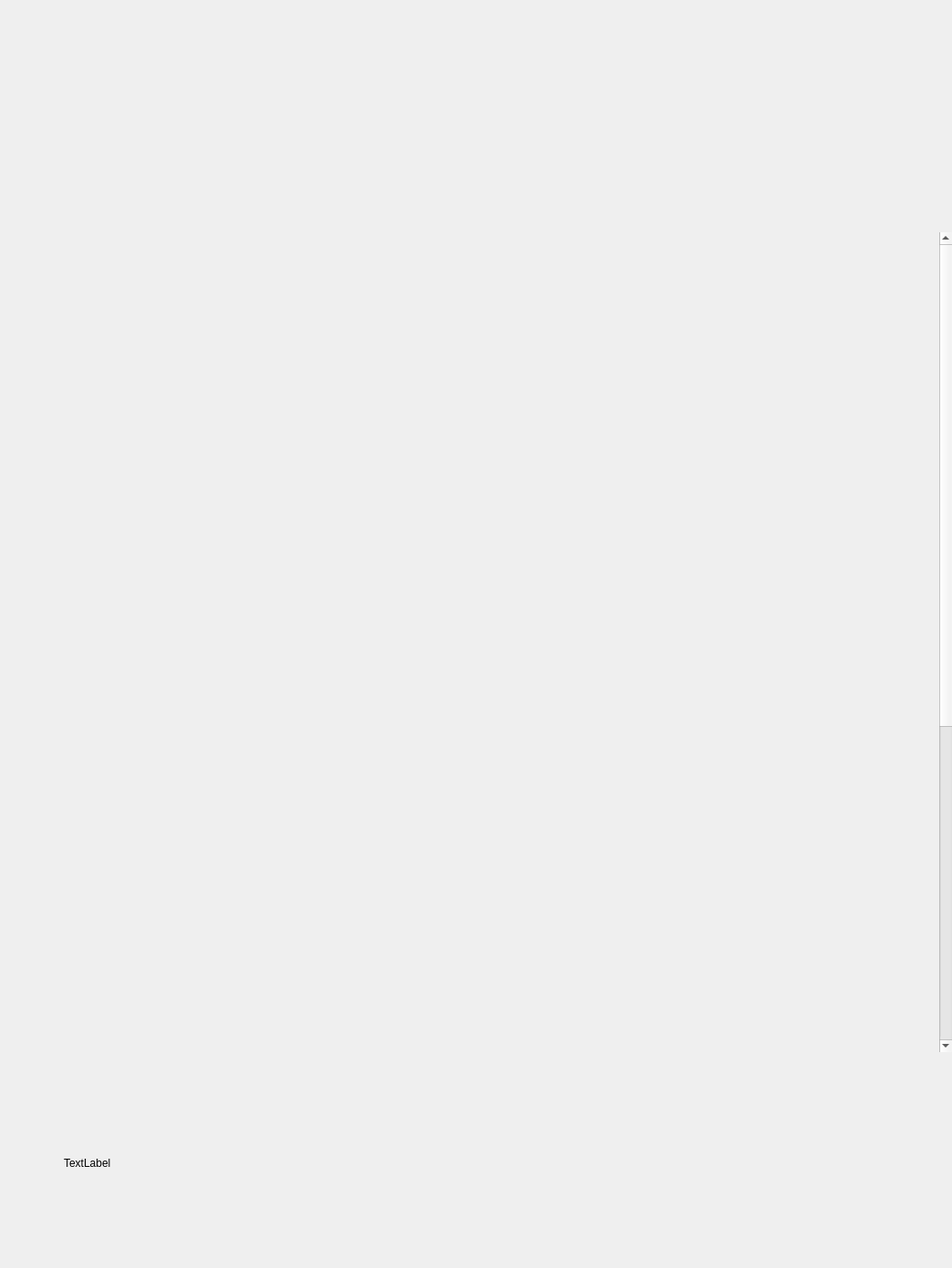
<?xml version="1.0" encoding="UTF-8"?>
<ui version="4.0">
 <class>sauce</class>
 <widget class="QWidget" name="sauce">
  <property name="geometry">
   <rect>
    <x>0</x>
    <y>0</y>
    <width>1045</width>
    <height>1392</height>
   </rect>
  </property>
  <property name="minimumSize">
   <size>
    <width>1045</width>
    <height>1392</height>
   </size>
  </property>
  <property name="windowTitle">
   <string>Form</string>
  </property>
  <layout class="QVBoxLayout" name="verticalLayout">
   <property name="leftMargin">
    <number>0</number>
   </property>
   <property name="topMargin">
    <number>0</number>
   </property>
   <property name="rightMargin">
    <number>0</number>
   </property>
   <property name="bottomMargin">
    <number>0</number>
   </property>
   <item>
    <widget class="QWidget" name="widget" native="true">
     <property name="minimumSize">
      <size>
       <width>0</width>
       <height>0</height>
      </size>
     </property>
     <property name="styleSheet">
      <string notr="true">background-image: url(:/image/sauce_page/sauce_page_back.png);</string>
     </property>
     <layout class="QVBoxLayout" name="verticalLayout_3">
      <property name="spacing">
       <number>0</number>
      </property>
      <property name="leftMargin">
       <number>0</number>
      </property>
      <property name="topMargin">
       <number>0</number>
      </property>
      <property name="rightMargin">
       <number>0</number>
      </property>
      <property name="bottomMargin">
       <number>0</number>
      </property>
      <item>
       <spacer name="verticalSpacer_1">
        <property name="orientation">
         <enum>Qt::Vertical</enum>
        </property>
        <property name="sizeType">
         <enum>QSizePolicy::Fixed</enum>
        </property>
        <property name="sizeHint" stdset="0">
         <size>
          <width>20</width>
          <height>45</height>
         </size>
        </property>
       </spacer>
      </item>
      <item>
       <layout class="QHBoxLayout" name="horizontalLayout_1">
        <item>
         <spacer name="horizontalSpacer_5">
          <property name="orientation">
           <enum>Qt::Horizontal</enum>
          </property>
          <property name="sizeType">
           <enum>QSizePolicy::Fixed</enum>
          </property>
          <property name="sizeHint" stdset="0">
           <size>
            <width>30</width>
            <height>20</height>
           </size>
          </property>
         </spacer>
        </item>
        <item>
         <widget class="QPushButton" name="pushButton_back">
          <property name="minimumSize">
           <size>
            <width>85</width>
            <height>80</height>
           </size>
          </property>
          <property name="styleSheet">
           <string notr="true">background-image: url(:/image/button/go_back_btn.png);</string>
          </property>
          <property name="text">
           <string/>
          </property>
          <property name="flat">
           <bool>true</bool>
          </property>
         </widget>
        </item>
        <item>
         <spacer name="horizontalSpacer_4">
          <property name="orientation">
           <enum>Qt::Horizontal</enum>
          </property>
          <property name="sizeHint" stdset="0">
           <size>
            <width>0</width>
            <height>0</height>
           </size>
          </property>
         </spacer>
        </item>
        <item>
         <widget class="QPushButton" name="pushButton_home">
          <property name="minimumSize">
           <size>
            <width>85</width>
            <height>80</height>
           </size>
          </property>
          <property name="styleSheet">
           <string notr="true">background-image: url(:/image/button/go_home_btn.png);</string>
          </property>
          <property name="text">
           <string/>
          </property>
          <property name="flat">
           <bool>true</bool>
          </property>
         </widget>
        </item>
        <item>
         <spacer name="horizontalSpacer_6">
          <property name="orientation">
           <enum>Qt::Horizontal</enum>
          </property>
          <property name="sizeType">
           <enum>QSizePolicy::Fixed</enum>
          </property>
          <property name="sizeHint" stdset="0">
           <size>
            <width>30</width>
            <height>20</height>
           </size>
          </property>
         </spacer>
        </item>
       </layout>
      </item>
      <item>
       <spacer name="verticalSpacer_2">
        <property name="orientation">
         <enum>Qt::Vertical</enum>
        </property>
        <property name="sizeType">
         <enum>QSizePolicy::Fixed</enum>
        </property>
        <property name="sizeHint" stdset="0">
         <size>
          <width>20</width>
          <height>90</height>
         </size>
        </property>
       </spacer>
      </item>
      <item>
       <spacer name="verticalSpacer_10">
        <property name="orientation">
         <enum>Qt::Vertical</enum>
        </property>
        <property name="sizeType">
         <enum>QSizePolicy::Fixed</enum>
        </property>
        <property name="sizeHint" stdset="0">
         <size>
          <width>20</width>
          <height>40</height>
         </size>
        </property>
       </spacer>
      </item>
      <item>
       <widget class="QScrollArea" name="scrollArea">
        <property name="minimumSize">
         <size>
          <width>0</width>
          <height>900</height>
         </size>
        </property>
        <property name="styleSheet">
         <string notr="true">background-image: url(:/transparent.png);</string>
        </property>
        <property name="frameShape">
         <enum>QFrame::NoFrame</enum>
        </property>
        <property name="widgetResizable">
         <bool>true</bool>
        </property>
        <widget class="QWidget" name="scrollAreaWidgetContents">
         <property name="geometry">
          <rect>
           <x>0</x>
           <y>0</y>
           <width>1031</width>
           <height>1526</height>
          </rect>
         </property>
         <property name="autoFillBackground">
          <bool>false</bool>
         </property>
         <property name="styleSheet">
          <string notr="true"/>
         </property>
         <layout class="QVBoxLayout" name="verticalLayout_2">
          <item>
           <layout class="QHBoxLayout" name="horizontalLayout_2">
            <item>
             <widget class="QPushButton" name="pushButton_1">
              <property name="minimumSize">
               <size>
                <width>0</width>
                <height>206</height>
               </size>
              </property>
              <property name="maximumSize">
               <size>
                <width>206</width>
                <height>16777215</height>
               </size>
              </property>
              <property name="styleSheet">
               <string notr="true">background-image: url(:/image/sauce_page/click_off/sauce_1.png);</string>
              </property>
              <property name="text">
               <string/>
              </property>
              <property name="flat">
               <bool>true</bool>
              </property>
             </widget>
            </item>
            <item>
             <widget class="QPushButton" name="pushButton_2">
              <property name="minimumSize">
               <size>
                <width>0</width>
                <height>206</height>
               </size>
              </property>
              <property name="maximumSize">
               <size>
                <width>206</width>
                <height>16777215</height>
               </size>
              </property>
              <property name="styleSheet">
               <string notr="true">background-image: url(:/image/sauce_page/click_off/sauce_2.png);</string>
              </property>
              <property name="text">
               <string/>
              </property>
              <property name="default">
               <bool>false</bool>
              </property>
              <property name="flat">
               <bool>true</bool>
              </property>
             </widget>
            </item>
            <item>
             <widget class="QPushButton" name="pushButton_3">
              <property name="enabled">
               <bool>true</bool>
              </property>
              <property name="minimumSize">
               <size>
                <width>0</width>
                <height>206</height>
               </size>
              </property>
              <property name="maximumSize">
               <size>
                <width>206</width>
                <height>16777215</height>
               </size>
              </property>
              <property name="styleSheet">
               <string notr="true">background-image: url(:/image/sauce_page/click_off/sauce_3.png);</string>
              </property>
              <property name="text">
               <string/>
              </property>
              <property name="flat">
               <bool>true</bool>
              </property>
             </widget>
            </item>
           </layout>
          </item>
          <item>
           <spacer name="verticalSpacer_5">
            <property name="orientation">
             <enum>Qt::Vertical</enum>
            </property>
            <property name="sizeType">
             <enum>QSizePolicy::Fixed</enum>
            </property>
            <property name="sizeHint" stdset="0">
             <size>
              <width>20</width>
              <height>40</height>
             </size>
            </property>
           </spacer>
          </item>
          <item>
           <layout class="QHBoxLayout" name="horizontalLayout_3">
            <item>
             <widget class="QPushButton" name="pushButton_4">
              <property name="minimumSize">
               <size>
                <width>0</width>
                <height>206</height>
               </size>
              </property>
              <property name="maximumSize">
               <size>
                <width>206</width>
                <height>16777215</height>
               </size>
              </property>
              <property name="styleSheet">
               <string notr="true">background-image: url(:/image/sauce_page/click_off/sauce_4.png);</string>
              </property>
              <property name="text">
               <string/>
              </property>
              <property name="flat">
               <bool>true</bool>
              </property>
             </widget>
            </item>
            <item>
             <widget class="QPushButton" name="pushButton_5">
              <property name="minimumSize">
               <size>
                <width>0</width>
                <height>206</height>
               </size>
              </property>
              <property name="maximumSize">
               <size>
                <width>206</width>
                <height>16777215</height>
               </size>
              </property>
              <property name="styleSheet">
               <string notr="true">background-image: url(:/image/sauce_page/click_off/sauce_5.png);</string>
              </property>
              <property name="text">
               <string/>
              </property>
              <property name="flat">
               <bool>true</bool>
              </property>
             </widget>
            </item>
            <item>
             <widget class="QPushButton" name="pushButton_6">
              <property name="minimumSize">
               <size>
                <width>0</width>
                <height>206</height>
               </size>
              </property>
              <property name="maximumSize">
               <size>
                <width>206</width>
                <height>16777215</height>
               </size>
              </property>
              <property name="styleSheet">
               <string notr="true">background-image: url(:/image/sauce_page/click_off/sauce_6.png);</string>
              </property>
              <property name="text">
               <string/>
              </property>
              <property name="flat">
               <bool>true</bool>
              </property>
             </widget>
            </item>
           </layout>
          </item>
          <item>
           <spacer name="verticalSpacer_6">
            <property name="orientation">
             <enum>Qt::Vertical</enum>
            </property>
            <property name="sizeType">
             <enum>QSizePolicy::Fixed</enum>
            </property>
            <property name="sizeHint" stdset="0">
             <size>
              <width>20</width>
              <height>40</height>
             </size>
            </property>
           </spacer>
          </item>
          <item>
           <layout class="QHBoxLayout" name="horizontalLayout_5">
            <item>
             <widget class="QPushButton" name="pushButton_7">
              <property name="minimumSize">
               <size>
                <width>0</width>
                <height>206</height>
               </size>
              </property>
              <property name="maximumSize">
               <size>
                <width>206</width>
                <height>16777215</height>
               </size>
              </property>
              <property name="styleSheet">
               <string notr="true">background-image: url(:/image/sauce_page/click_off/sauce_7.png);</string>
              </property>
              <property name="text">
               <string/>
              </property>
              <property name="flat">
               <bool>true</bool>
              </property>
             </widget>
            </item>
            <item>
             <widget class="QPushButton" name="pushButton_8">
              <property name="minimumSize">
               <size>
                <width>0</width>
                <height>206</height>
               </size>
              </property>
              <property name="maximumSize">
               <size>
                <width>206</width>
                <height>16777215</height>
               </size>
              </property>
              <property name="styleSheet">
               <string notr="true">background-image: url(:/image/sauce_page/click_off/sauce_8.png);</string>
              </property>
              <property name="text">
               <string/>
              </property>
              <property name="flat">
               <bool>true</bool>
              </property>
             </widget>
            </item>
            <item>
             <widget class="QPushButton" name="pushButton_9">
              <property name="minimumSize">
               <size>
                <width>0</width>
                <height>206</height>
               </size>
              </property>
              <property name="maximumSize">
               <size>
                <width>206</width>
                <height>16777215</height>
               </size>
              </property>
              <property name="styleSheet">
               <string notr="true">background-image: url(:/image/sauce_page/click_off/sauce_9.png);</string>
              </property>
              <property name="text">
               <string/>
              </property>
              <property name="flat">
               <bool>true</bool>
              </property>
             </widget>
            </item>
           </layout>
          </item>
          <item>
           <spacer name="verticalSpacer_7">
            <property name="orientation">
             <enum>Qt::Vertical</enum>
            </property>
            <property name="sizeType">
             <enum>QSizePolicy::Fixed</enum>
            </property>
            <property name="sizeHint" stdset="0">
             <size>
              <width>20</width>
              <height>40</height>
             </size>
            </property>
           </spacer>
          </item>
          <item>
           <layout class="QHBoxLayout" name="horizontalLayout_6">
            <item>
             <widget class="QPushButton" name="pushButton_10">
              <property name="minimumSize">
               <size>
                <width>0</width>
                <height>206</height>
               </size>
              </property>
              <property name="maximumSize">
               <size>
                <width>206</width>
                <height>16777215</height>
               </size>
              </property>
              <property name="styleSheet">
               <string notr="true">background-image: url(:/image/sauce_page/click_off/sauce_10.png);</string>
              </property>
              <property name="text">
               <string/>
              </property>
              <property name="flat">
               <bool>true</bool>
              </property>
             </widget>
            </item>
            <item>
             <widget class="QPushButton" name="pushButton_11">
              <property name="enabled">
               <bool>true</bool>
              </property>
              <property name="minimumSize">
               <size>
                <width>0</width>
                <height>206</height>
               </size>
              </property>
              <property name="maximumSize">
               <size>
                <width>206</width>
                <height>16777215</height>
               </size>
              </property>
              <property name="styleSheet">
               <string notr="true">background-image: url(:/image/sauce_page/click_off/sauce_11.png);</string>
              </property>
              <property name="text">
               <string/>
              </property>
              <property name="flat">
               <bool>true</bool>
              </property>
             </widget>
            </item>
            <item>
             <widget class="QPushButton" name="pushButton_12">
              <property name="enabled">
               <bool>true</bool>
              </property>
              <property name="minimumSize">
               <size>
                <width>0</width>
                <height>206</height>
               </size>
              </property>
              <property name="maximumSize">
               <size>
                <width>206</width>
                <height>16777215</height>
               </size>
              </property>
              <property name="styleSheet">
               <string notr="true">background-image: url(:/image/sauce_page/click_off/sauce_12.png);</string>
              </property>
              <property name="text">
               <string/>
              </property>
              <property name="flat">
               <bool>true</bool>
              </property>
             </widget>
            </item>
           </layout>
          </item>
          <item>
           <spacer name="verticalSpacer_8">
            <property name="orientation">
             <enum>Qt::Vertical</enum>
            </property>
            <property name="sizeType">
             <enum>QSizePolicy::Fixed</enum>
            </property>
            <property name="sizeHint" stdset="0">
             <size>
              <width>20</width>
              <height>40</height>
             </size>
            </property>
           </spacer>
          </item>
          <item>
           <layout class="QHBoxLayout" name="horizontalLayout_7">
            <item>
             <widget class="QPushButton" name="pushButton_13">
              <property name="minimumSize">
               <size>
                <width>0</width>
                <height>206</height>
               </size>
              </property>
              <property name="maximumSize">
               <size>
                <width>206</width>
                <height>16777215</height>
               </size>
              </property>
              <property name="styleSheet">
               <string notr="true">background-image: url(:/image/sauce_page/click_off/sauce_13.png);</string>
              </property>
              <property name="text">
               <string/>
              </property>
              <property name="flat">
               <bool>true</bool>
              </property>
             </widget>
            </item>
            <item>
             <widget class="QPushButton" name="pushButton_14">
              <property name="enabled">
               <bool>true</bool>
              </property>
              <property name="minimumSize">
               <size>
                <width>0</width>
                <height>206</height>
               </size>
              </property>
              <property name="maximumSize">
               <size>
                <width>206</width>
                <height>16777215</height>
               </size>
              </property>
              <property name="styleSheet">
               <string notr="true">background-image: url(:/image/sauce_page/click_off/sauce_14.png);</string>
              </property>
              <property name="text">
               <string/>
              </property>
              <property name="flat">
               <bool>true</bool>
              </property>
             </widget>
            </item>
            <item>
             <widget class="QPushButton" name="pushButton_15">
              <property name="enabled">
               <bool>true</bool>
              </property>
              <property name="minimumSize">
               <size>
                <width>0</width>
                <height>206</height>
               </size>
              </property>
              <property name="maximumSize">
               <size>
                <width>206</width>
                <height>16777215</height>
               </size>
              </property>
              <property name="styleSheet">
               <string notr="true">background-image: url(:/image/sauce_page/click_off/sauce_15.png);</string>
              </property>
              <property name="text">
               <string/>
              </property>
              <property name="flat">
               <bool>true</bool>
              </property>
             </widget>
            </item>
           </layout>
          </item>
          <item>
           <spacer name="verticalSpacer_9">
            <property name="orientation">
             <enum>Qt::Vertical</enum>
            </property>
            <property name="sizeType">
             <enum>QSizePolicy::Fixed</enum>
            </property>
            <property name="sizeHint" stdset="0">
             <size>
              <width>20</width>
              <height>40</height>
             </size>
            </property>
           </spacer>
          </item>
          <item>
           <layout class="QHBoxLayout" name="horizontalLayout_8">
            <item>
             <widget class="QPushButton" name="pushButton_16">
              <property name="minimumSize">
               <size>
                <width>0</width>
                <height>206</height>
               </size>
              </property>
              <property name="maximumSize">
               <size>
                <width>206</width>
                <height>16777215</height>
               </size>
              </property>
              <property name="styleSheet">
               <string notr="true">background-image: url(:/image/sauce_page/click_off/sauce_16.png);</string>
              </property>
              <property name="text">
               <string/>
              </property>
              <property name="flat">
               <bool>true</bool>
              </property>
             </widget>
            </item>
            <item>
             <widget class="QPushButton" name="pushButton_17">
              <property name="enabled">
               <bool>false</bool>
              </property>
              <property name="minimumSize">
               <size>
                <width>0</width>
                <height>206</height>
               </size>
              </property>
              <property name="maximumSize">
               <size>
                <width>206</width>
                <height>16777215</height>
               </size>
              </property>
              <property name="styleSheet">
               <string notr="true">background-image: url(:/transparent.png);</string>
              </property>
              <property name="text">
               <string/>
              </property>
              <property name="flat">
               <bool>true</bool>
              </property>
             </widget>
            </item>
            <item>
             <widget class="QPushButton" name="pushButton_18">
              <property name="enabled">
               <bool>false</bool>
              </property>
              <property name="minimumSize">
               <size>
                <width>0</width>
                <height>206</height>
               </size>
              </property>
              <property name="maximumSize">
               <size>
                <width>206</width>
                <height>16777215</height>
               </size>
              </property>
              <property name="styleSheet">
               <string notr="true">background-image: url(:/transparent.png);</string>
              </property>
              <property name="text">
               <string/>
              </property>
              <property name="flat">
               <bool>true</bool>
              </property>
             </widget>
            </item>
           </layout>
          </item>
         </layout>
        </widget>
       </widget>
      </item>
      <item>
       <spacer name="verticalSpacer">
        <property name="orientation">
         <enum>Qt::Vertical</enum>
        </property>
        <property name="sizeHint" stdset="0">
         <size>
          <width>20</width>
          <height>40</height>
         </size>
        </property>
       </spacer>
      </item>
      <item>
       <spacer name="verticalSpacer_3">
        <property name="orientation">
         <enum>Qt::Vertical</enum>
        </property>
        <property name="sizeType">
         <enum>QSizePolicy::Fixed</enum>
        </property>
        <property name="sizeHint" stdset="0">
         <size>
          <width>20</width>
          <height>40</height>
         </size>
        </property>
       </spacer>
      </item>
      <item>
       <layout class="QHBoxLayout" name="horizontalLayout_4">
        <item>
         <spacer name="horizontalSpacer">
          <property name="orientation">
           <enum>Qt::Horizontal</enum>
          </property>
          <property name="sizeType">
           <enum>QSizePolicy::Fixed</enum>
          </property>
          <property name="sizeHint" stdset="0">
           <size>
            <width>70</width>
            <height>20</height>
           </size>
          </property>
         </spacer>
        </item>
        <item>
         <widget class="QLabel" name="label">
          <property name="minimumSize">
           <size>
            <width>630</width>
            <height>140</height>
           </size>
          </property>
          <property name="styleSheet">
           <string notr="true">background-image: url(:/transparent.png);</string>
          </property>
          <property name="text">
           <string>TextLabel</string>
          </property>
         </widget>
        </item>
        <item>
         <spacer name="horizontalSpacer_2">
          <property name="orientation">
           <enum>Qt::Horizontal</enum>
          </property>
          <property name="sizeHint" stdset="0">
           <size>
            <width>20</width>
            <height>40</height>
           </size>
          </property>
         </spacer>
        </item>
        <item>
         <widget class="QPushButton" name="pushButton_next">
          <property name="minimumSize">
           <size>
            <width>229</width>
            <height>101</height>
           </size>
          </property>
          <property name="styleSheet">
           <string notr="true">background-image: url(:/image/button/Forward Arrow.png);</string>
          </property>
          <property name="text">
           <string/>
          </property>
          <property name="flat">
           <bool>true</bool>
          </property>
         </widget>
        </item>
        <item>
         <spacer name="horizontalSpacer_3">
          <property name="orientation">
           <enum>Qt::Horizontal</enum>
          </property>
          <property name="sizeType">
           <enum>QSizePolicy::Fixed</enum>
          </property>
          <property name="sizeHint" stdset="0">
           <size>
            <width>30</width>
            <height>20</height>
           </size>
          </property>
         </spacer>
        </item>
       </layout>
      </item>
      <item>
       <spacer name="verticalSpacer_4">
        <property name="orientation">
         <enum>Qt::Vertical</enum>
        </property>
        <property name="sizeType">
         <enum>QSizePolicy::Fixed</enum>
        </property>
        <property name="sizeHint" stdset="0">
         <size>
          <width>20</width>
          <height>45</height>
         </size>
        </property>
       </spacer>
      </item>
     </layout>
    </widget>
   </item>
  </layout>
 </widget>
 <resources/>
 <connections/>
</ui>
